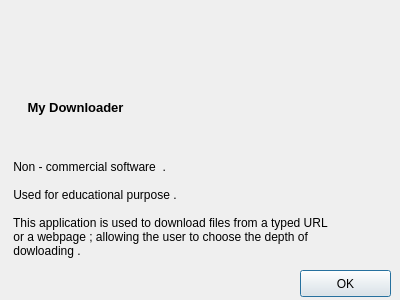
<?xml version="1.0" encoding="UTF-8"?>
<ui version="4.0">
 <class>AboutDialog</class>
 <widget class="QDialog" name="AboutDialog">
  <property name="geometry">
   <rect>
    <x>0</x>
    <y>0</y>
    <width>400</width>
    <height>300</height>
   </rect>
  </property>
  <property name="minimumSize">
   <size>
    <width>400</width>
    <height>300</height>
   </size>
  </property>
  <property name="maximumSize">
   <size>
    <width>400</width>
    <height>300</height>
   </size>
  </property>
  <property name="windowTitle">
   <string>About</string>
  </property>
  <widget class="QPushButton" name="pushButton">
   <property name="geometry">
    <rect>
     <x>300</x>
     <y>270</y>
     <width>91</width>
     <height>27</height>
    </rect>
   </property>
   <property name="text">
    <string>OK</string>
   </property>
  </widget>
  <widget class="QLabel" name="label_3">
   <property name="geometry">
    <rect>
     <x>10</x>
     <y>160</y>
     <width>371</width>
     <height>121</height>
    </rect>
   </property>
   <property name="text">
    <string> Non - commercial software  .

 Used for educational purpose . 
 
 This application is used to download files from a typed URL 
 or a webpage ; allowing the user to choose the depth of 
 dowloading .</string>
   </property>
   <property name="alignment">
    <set>Qt::AlignLeading|Qt::AlignLeft|Qt::AlignTop</set>
   </property>
  </widget>
  <widget class="QWidget" name="layoutWidget">
   <property name="geometry">
    <rect>
     <x>10</x>
     <y>0</y>
     <width>131</width>
     <height>141</height>
    </rect>
   </property>
   <layout class="QVBoxLayout" name="verticalLayout">
    <item>
     <widget class="QLabel" name="label">
      <property name="text">
       <string/>
      </property>
      <property name="pixmap">
       <pixmap>../Downloads/icon.png</pixmap>
      </property>
      <property name="scaledContents">
       <bool>true</bool>
      </property>
     </widget>
    </item>
    <item>
     <widget class="QLabel" name="label_2">
      <property name="font">
       <font>
        <pointsize>10</pointsize>
        <weight>75</weight>
        <bold>true</bold>
       </font>
      </property>
      <property name="text">
       <string>My Downloader</string>
      </property>
      <property name="textFormat">
       <enum>Qt::AutoText</enum>
      </property>
      <property name="alignment">
       <set>Qt::AlignCenter</set>
      </property>
     </widget>
    </item>
   </layout>
  </widget>
  <zorder>layoutWidget</zorder>
  <zorder>pushButton</zorder>
  <zorder>label_3</zorder>
 </widget>
 <resources/>
 <connections>
  <connection>
   <sender>pushButton</sender>
   <signal>clicked()</signal>
   <receiver>AboutDialog</receiver>
   <slot>close()</slot>
   <hints>
    <hint type="sourcelabel">
     <x>356</x>
     <y>277</y>
    </hint>
    <hint type="destinationlabel">
     <x>376</x>
     <y>295</y>
    </hint>
   </hints>
  </connection>
 </connections>
</ui>
